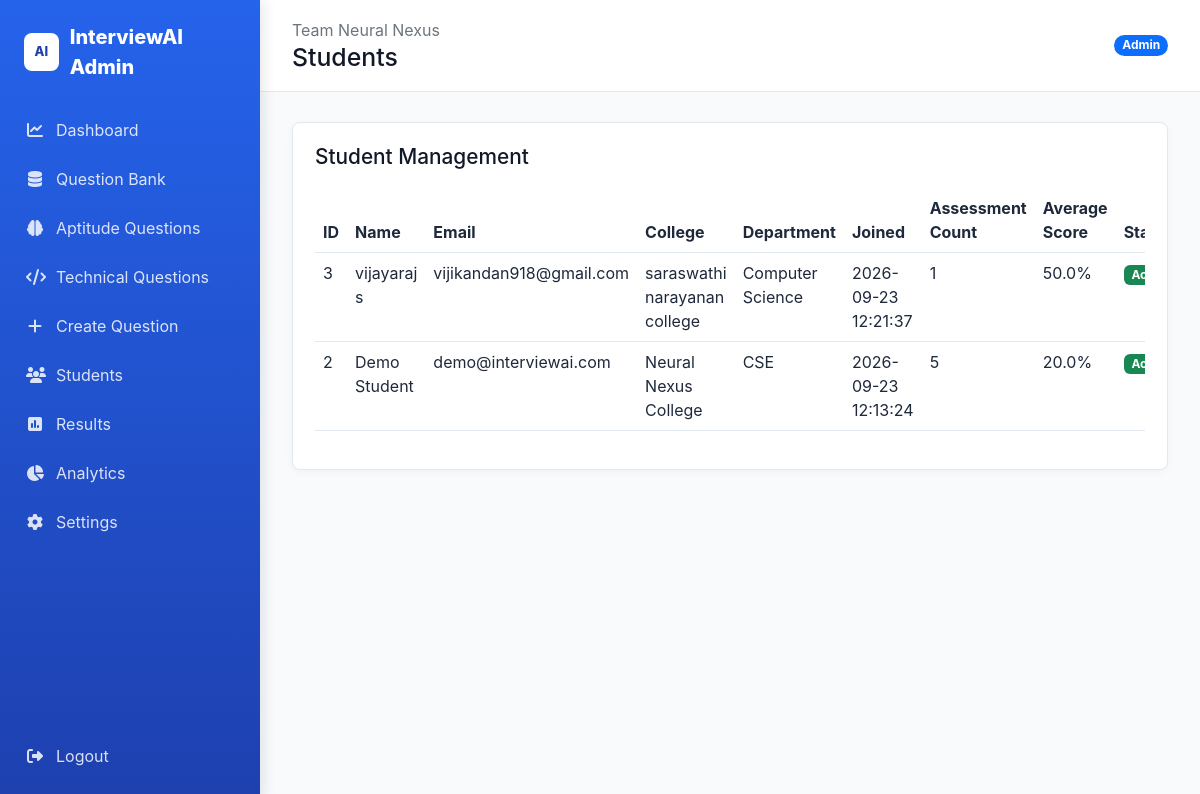
/admin/students (signed in), run on the app's committed database.
### tables this page shows
CREATE TABLE users (
    id INTEGER PRIMARY KEY AUTOINCREMENT,
    name TEXT NOT NULL,
    email TEXT NOT NULL UNIQUE,
    password_hash TEXT NOT NULL,
    role TEXT NOT NULL DEFAULT 'student' CHECK(role IN ('student', 'admin')),
    is_active INTEGER NOT NULL DEFAULT 1,
    created_at TEXT NOT NULL DEFAULT CURRENT_TIMESTAMP
);

### app.py (the view)
@app.route("/admin/students")
@admin_required
def admin_students():
    students = query("""SELECT u.*, p.college, p.department, COUNT(a.id) assessment_count, COALESCE(AVG(a.percentage),0) avg_score
                        FROM users u LEFT JOIN profiles p ON p.user_id=u.id LEFT JOIN assessment_attempts a ON a.user_id=u.id
                        WHERE u.role='student' GROUP BY u.id ORDER BY u.created_at DESC""")
    return render_template("admin/students.html", students=students)

### app.py (called while the page is built)
@app.context_processor
def inject_user():
    user = query("SELECT * FROM users WHERE id=?", (session.get("user_id"),), one=True) if session.get("user_id") else None
    return {"current_user": user}

### utils/database.py (called while the page is built)
def get_db():
    if "db" not in g:
        db_path = Path(current_app.config["DATABASE"])
        db_path.parent.mkdir(parents=True, exist_ok=True)
        g.db = sqlite3.connect(db_path)
        g.db.row_factory = sqlite3.Row
        g.db.execute("PRAGMA foreign_keys = ON")
    return g.db

def query(sql, params=(), one=False):
    cur = get_db().execute(sql, params)
    rows = cur.fetchall()
    cur.close()
    return (rows[0] if rows else None) if one else rows

### templates/admin/students.html
{% extends "base.html" %}
{% block page_title %}Students{% endblock %}
{% block content %}<section class="panel glass"><h2>Student Management</h2><div class="table-responsive"><table class="table table-dark table-hover"><thead><tr><th>ID</th><th>Name</th><th>Email</th><th>College</th><th>Department</th><th>Joined</th><th>Assessment Count</th><th>Average Score</th><th>Status</th><th>Action</th></tr></thead><tbody>{% for s in students %}<tr><td>{{ s.id }}</td><td>{{ s.name }}</td><td>{{ s.email }}</td><td>{{ s.college }}</td><td>{{ s.department }}</td><td>{{ s.created_at }}</td><td>{{ s.assessment_count }}</td><td>{{ s.avg_score|round(1) }}%</td><td><span class="badge text-bg-success">Active</span></td><td><a class="btn btn-sm btn-outline-info" href="{{ url_for('admin_student_detail', id=s.id) }}">View Student</a></td></tr>{% endfor %}</tbody></table></div></section>{% endblock %}

### templates/base.html (shortened to what this page needs)
<!doctype html>
<html lang="en">
<head>
  <link href="https://cdn.jsdelivr.net/npm/bootstrap@5.3.3/dist/css/bootstrap.min.css" rel="stylesheet">
  <link href="https://cdnjs.cloudflare.com/ajax/libs/font-awesome/6.5.2/css/all.min.css" rel="stylesheet">
  <link href="{{ url_for('static', filename='css/style.css') }}" rel="stylesheet">
  {% if request.path.startswith('/admin') %}<link href="{{ url_for('static', filename='css/admin.css') }}" rel="stylesheet">{% endif %}
</head>
<body class="app-shell{% if request.endpoint == 'login' %} login-page{% endif %}">
  {% set is_admin = request.path.startswith('/admin') %}
  {% if current_user %}
  <aside class="sidebar" id="sidebar">
    <a class="brand" href="{{ url_for('admin_dashboard' if is_admin else 'dashboard') }}"><span class="brand-mark">AI</span>{{ 'InterviewAI Admin' if is_admin else 'InterviewAI' }}</a>
    <nav class="nav flex-column">
      {% if is_admin %}
      <a class="nav-link" href="{{ url_for('admin_dashboard') }}"><i class="fa-solid fa-chart-line"></i> Dashboard</a>
      <a class="nav-link" href="{{ url_for('admin_questions') }}"><i class="fa-solid fa-database"></i> Question Bank</a>
      <a class="nav-link" href="{{ url_for('admin_questions') }}/aptitude"><i class="fa-solid fa-brain"></i> Aptitude Questions</a>
      <a class="nav-link" href="{{ url_for('admin_questions') }}/technical"><i class="fa-solid fa-code"></i> Technical Questions</a>
      <a class="nav-link" href="{{ url_for('admin_question_create') }}"><i class="fa-solid fa-plus"></i> Create Question</a>
      <a class="nav-link" href="{{ url_for('admin_students') }}"><i class="fa-solid fa-users"></i> Students</a>
      <a class="nav-link" href="{{ url_for('admin_results') }}"><i class="fa-solid fa-square-poll-vertical"></i> Results</a>
      <a class="nav-link" href="{{ url_for('admin_analytics') }}"><i class="fa-solid fa-chart-pie"></i> Analytics</a>
      <a class="nav-link" href="{{ url_for('admin_settings') }}"><i class="fa-solid fa-gear"></i> Settings</a>
      <a class="nav-link mt-auto" href="{{ url_for('admin_logout') }}"><i class="fa-solid fa-right-from-bracket"></i> Logout</a>
      {% endif %}
    </nav>
  </aside>
  {% endif %}
  <main class="{{ 'main' if current_user else '' }}{% if request.endpoint == 'login' %} login-main{% endif %}">
    {% if current_user %}
    <header class="topbar">
      <div>
        <span class="text-secondary">Team Neural Nexus</span>
        <h1>{% block page_title %}InterviewAI{% endblock %}</h1>
      </div>
      <span class="badge rounded-pill text-bg-primary">{{ current_user.role|title }}</span>
    </header>
    {% endif %}
    <section class="content-wrap{% if request.endpoint == 'login' %} login-content-wrap{% endif %}">
      {% block content %}{% endblock %}
    </section>
  </main>
  <div class="toast-container position-fixed bottom-0 end-0 p-3" id="toastBox"></div>
</body>
</html>

### static/css/style.css (style rules this page uses)
:root { --primary-blue:#2563eb; --primary-dark:#1e40af; --sidebar-blue:#1d4ed8; --background:#f8fafc; --card:#ffffff; --text:#111827; --muted:#64748b; --border:#e2e8f0; --success:#16a34a; --warning:#d97706; --danger:#dc2626; }
* { box-sizing:border-box; }
body { margin:0; min-height:100vh; color:var(--text); background:var(--background); font-family:Inter,ui-sans-serif,system-ui,-apple-system,"Segoe UI",sans-serif; }
a { color:var(--primary-blue); text-decoration:none; }
h1,h2,h3 { letter-spacing:0; }
h2 { font-size:1.3rem; }
.sidebar { position:fixed; inset:0 auto 0 0; display:flex; flex-direction:column; width:260px; padding:22px 14px; color:#fff; background:linear-gradient(180deg,#2563eb,#1e40af); z-index:30; box-shadow:2px 0 14px rgba(15,23,42,.12); }
.brand { display:flex; align-items:center; gap:11px; padding:0 10px; margin-bottom:26px; color:#fff; font-size:1.25rem; font-weight:800; }
.brand-mark { display:inline-grid; width:38px; height:38px; place-items:center; border-radius:8px; background:#fff; color:var(--primary-dark); font-size:.8rem; }
.sidebar .nav { flex:1; gap:5px; }
.nav-link { display:flex; align-items:center; gap:12px; min-height:43px; padding:10px 12px; border-radius:8px; color:rgba(255,255,255,.84); }
.nav-link i { width:18px; text-align:center; }
.main { min-height:100vh; margin-left:260px; }
.topbar { position:sticky; top:0; z-index:20; display:flex; align-items:center; justify-content:space-between; gap:16px; padding:18px 32px; background:#fff; border-bottom:1px solid var(--border); }
.topbar h1 { margin:1px 0 0; font-size:1.55rem; }
.content-wrap { padding:30px 32px; }
.glass,.panel,.stat-card,.feature-card,.auth-card { background:var(--card); border:1px solid var(--border); box-shadow:0 2px 8px rgba(15,23,42,.04); }
.panel,.stat-card,.feature-card,.auth-card { padding:22px; border-radius:8px; }
.panel h2 { margin-bottom:18px; }
.table { --bs-table-bg:transparent; --bs-table-color:#1e293b; --bs-table-border-color:var(--border); }
.table-dark { --bs-table-bg:transparent; --bs-table-color:#1e293b; --bs-table-hover-bg:#f8fafc; --bs-table-hover-color:#1e293b; }

### data on the page
users: role "Admin"
users: id "3", name "vijayaraj s", email "vijikandan918@gmail.com", college "saraswathi narayanan college", department "Computer Science", created_at "2026-09-23 12:21:37", assessment_count "1", avg_score "50.0"
users: id "2", name "Demo Student", email "demo@interviewai.com", college "Neural Nexus College", department "CSE", created_at "2026-09-23 12:13:24", assessment_count "5", avg_score "20.0"

### other printed values
{{ 'InterviewAI Admin' if is_admin else 'InterviewAI' }} "InterviewAI Admin"
